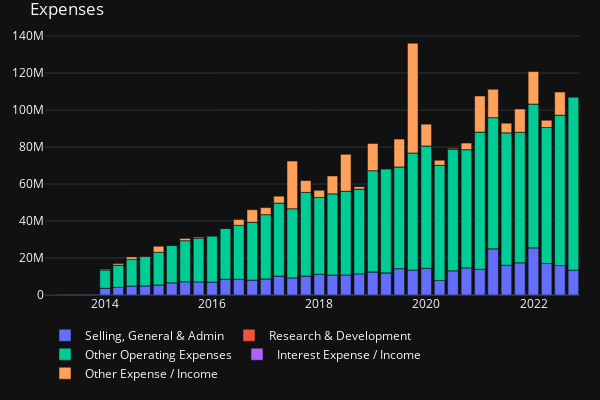

The notebook cell this image was saved under:
### Code cell
# crypto_df = create_ema_plot(CRYPTO_LIST, emas=[10, 20, 30, 40, 50])
# stocks_df = create_ema_plot(STOCKS_LIST, emas=[10, 20, 30, 40, 50])

expenses_plot = px.bar(data_frame=df_expenses)
expenses_plot.update_layout(
    xaxis = dict(title=None),
    yaxis = dict(title=None),
    height=400, 
    width=600, 
    legend=dict(
        orientation="h",
        yanchor="bottom",
        y = -0.35,
        xanchor="left",
        title= None
    ),
    margin=dict(l=20, r=20, t=30, b=20),
    template="plotly_dark",
    title='Expenses'
)

### Figure 1 — Plotly figure (JSON) as saved in the notebook; plotly's stock layout.template omitted (floating-point values rounded to 4 significant figures)
{"data": [{"alignmentgroup": "True", "hovertemplate": "variable=Selling, General & Admin<br>Date=%{x}<br>value=%{y}<extra></extra>", "legendgroup": "Selling, General & Admin", "marker": {"color": "#636efa", "pattern": {"shape": ""}}, "name": "Selling, General & Admin", "offsetgroup": "Selling, General & Admin", "orientation": "v", "showlegend": true, "textposition": "auto", "type": "bar", "x": ["2022-09-30", "2022-06-30", "2022-03-31", "2021-12-31", "2021-09-30", "2021-06-30", "2021-03-31", "2020-12-31", "2020-09-30", "2020-06-30", "2020-03-31", "2019-12-31", "2019-09-30", "2019-06-30", "2019-03-31", "2018-12-31", "2018-09-30", "2018-06-30", "2018-03-31", "2017-12-31", "2017-09-30", "2017-06-30", "2017-03-31", "2016-12-31", "2016-09-30", "2016-06-30", "2016-03-31", "2015-12-31", "2015-09-30", "2015-06-30", "2015-03-31", "2014-12-31", "2014-09-30", "2014-06-30", "2014-03-31", "2013-12-31", "2012-12-31"], "xaxis": "x", "y": [13427000, 15938000, 17016000, 25546000, 17456000, 16089000, 25006000, 13943000, 14729000, 13134000, 7879000, 14459000, 13566000, 14266000, 11983000, 12513000, 11509000, 10852000, 10851000, 11203000, 10255000, 9289000, 10243000, 8732000, 8104000, 8545000, 8591000, 6989000, 7138000, 7210000, 6635000, 5468000, 4960000, 4883000, 4183000, 3672000, null], "yaxis": "y"}, {"alignmentgroup": "True", "hovertemplate": "variable=Research & Development<br>Date=%{x}<br>value=%{y}<extra></extra>", "legendgroup": "Research & Development", "marker": {"color": "#EF553B", "pattern": {"shape": ""}}, "name": "Research & Development", "offsetgroup": "Research & Development", "orientation": "v", "showlegend": true, "textposition": "auto", "type": "bar", "x": ["2022-09-30", "2022-06-30", "2022-03-31", "2021-12-31", "2021-09-30", "2021-06-30", "2021-03-31", "2020-12-31", "2020-09-30", "2020-06-30", "2020-03-31", "2019-12-31", "2019-09-30", "2019-06-30", "2019-03-31", "2018-12-31", "2018-09-30", "2018-06-30", "2018-03-31", "2017-12-31", "2017-09-30", "2017-06-30", "2017-03-31", "2016-12-31", "2016-09-30", "2016-06-30", "2016-03-31", "2015-12-31", "2015-09-30", "2015-06-30", "2015-03-31", "2014-12-31", "2014-09-30", "2014-06-30", "2014-03-31", "2013-12-31", "2012-12-31"], "xaxis": "x", "y": [0, 0, 0, 0, 0, 0, 0, 0, 0, 0, 0, 0, 0, 0, 0, 0, 0, 0, 0, 0, 0, 0, 0, 0, 0, 0, 0, 0, 0, 0, 0, 0, 0, 0, 0, 0, null], "yaxis": "y"}, {"alignmentgroup": "True", "hovertemplate": "variable=Other Operating Expenses<br>Date=%{x}<br>value=%{y}<extra></extra>", "legendgroup": "Other Operating Expenses", "marker": {"color": "#00cc96", "pattern": {"shape": ""}}, "name": "Other Operating Expenses", "offsetgroup": "Other Operating Expenses", "orientation": "v", "showlegend": true, "textposition": "auto", "type": "bar", "x": ["2022-09-30", "2022-06-30", "2022-03-31", "2021-12-31", "2021-09-30", "2021-06-30", "2021-03-31", "2020-12-31", "2020-09-30", "2020-06-30", "2020-03-31", "2019-12-31", "2019-09-30", "2019-06-30", "2019-03-31", "2018-12-31", "2018-09-30", "2018-06-30", "2018-03-31", "2017-12-31", "2017-09-30", "2017-06-30", "2017-03-31", "2016-12-31", "2016-09-30", "2016-06-30", "2016-03-31", "2015-12-31", "2015-09-30", "2015-06-30", "2015-03-31", "2014-12-31", "2014-09-30", "2014-06-30", "2014-03-31", "2013-12-31", "2012-12-31"], "xaxis": "x", "y": [93749000, 81317000, 73551000, 77717000, 70523000, 71635000, 70917000, 74203000, 63891000, 65596000, 62238000, 66140000, 63260000, 55000000, 56326000, 54721000, 45781000, 45254000, 43880000, 41579000, 45259000, 37396000, 39485000, 34745000, 31267000, 29136000, 27513000, 25037000, 23408000, 22175000, 20151000, 17621000, 15940000, 14309000, 11959000, 9907000, 0], "yaxis": "y"}, {"alignmentgroup": "True", "hovertemplate": "variable=Interest Expense / Income<br>Date=%{x}<br>value=%{y}<extra></extra>", "legendgroup": "Interest Expense / Income", "marker": {"color": "#ab63fa", "pattern": {"shape": ""}}, "name": "Interest Expense / Income", "offsetgroup": "Interest Expense / Income", "orientation": "v", "showlegend": true, "textposition": "auto", "type": "bar", "x": ["2022-09-30", "2022-06-30", "2022-03-31", "2021-12-31", "2021-09-30", "2021-06-30", "2021-03-31", "2020-12-31", "2020-09-30", "2020-06-30", "2020-03-31", "2019-12-31", "2019-09-30", "2019-06-30", "2019-03-31", "2018-12-31", "2018-09-30", "2018-06-30", "2018-03-31", "2017-12-31", "2017-09-30", "2017-06-30", "2017-03-31", "2016-12-31", "2016-09-30", "2016-06-30", "2016-03-31", "2015-12-31", "2015-09-30", "2015-06-30", "2015-03-31", "2014-12-31", "2014-09-30", "2014-06-30", "2014-03-31", "2013-12-31", "2012-12-31"], "xaxis": "x", "y": [0, 0, 0, 0, 0, 0, 0, 0, 0, 0, 0, 0, 0, 0, 0, 0, 0, 0, 0, 0, 0, 0, 0, 0, 0, 0, 0, 0, 0, 0, 0, 0, 0, 0, 0, 0, null], "yaxis": "y"}, {"alignmentgroup": "True", "hovertemplate": "variable=Other Expense / Income<br>Date=%{x}<br>value=%{y}<extra></extra>", "legendgroup": "Other Expense / Income", "marker": {"color": "#FFA15A", "pattern": {"shape": ""}}, "name": "Other Expense / Income", "offsetgroup": "Other Expense / Income", "orientation": "v", "showlegend": true, "textposition": "auto", "type": "bar", "x": ["2022-09-30", "2022-06-30", "2022-03-31", "2021-12-31", "2021-09-30", "2021-06-30", "2021-03-31", "2020-12-31", "2020-09-30", "2020-06-30", "2020-03-31", "2019-12-31", "2019-09-30", "2019-06-30", "2019-03-31", "2018-12-31", "2018-09-30", "2018-06-30", "2018-03-31", "2017-12-31", "2017-09-30", "2017-06-30", "2017-03-31", "2016-12-31", "2016-09-30", "2016-06-30", "2016-03-31", "2015-12-31", "2015-09-30", "2015-06-30", "2015-03-31", "2014-12-31", "2014-09-30", "2014-06-30", "2014-03-31", "2013-12-31", "2012-12-31"], "xaxis": "x", "y": [0, 12481000, 3919000, 17529000, 12593000, 5175000, 15307000, 19460000, 3537000, 531000, 2746000, 11747000, 59290000, 15033000, 0, 14676000, 1261000, 19957000, 9634000, 3831000, 6345000, 25734000, 3699000, 3763000, 6733000, 3147000, 0, 0, 687000, 1195000, null, 3267000, 133000, 1387000, 846000, 393000, null], "yaxis": "y"}], "layout": {"barmode": "relative", "height": 400, "legend": {"orientation": "h", "title": {}, "tracegroupgap": 0, "xanchor": "left", "y": -0.35, "yanchor": "bottom"}, "margin": {"b": 20, "l": 20, "r": 20, "t": 30}, "title": {"text": "Expenses"}, "width": 600, "xaxis": {"anchor": "y", "domain": [0, 1], "title": {}}, "yaxis": {"anchor": "x", "domain": [0, 1], "title": {}}}}
